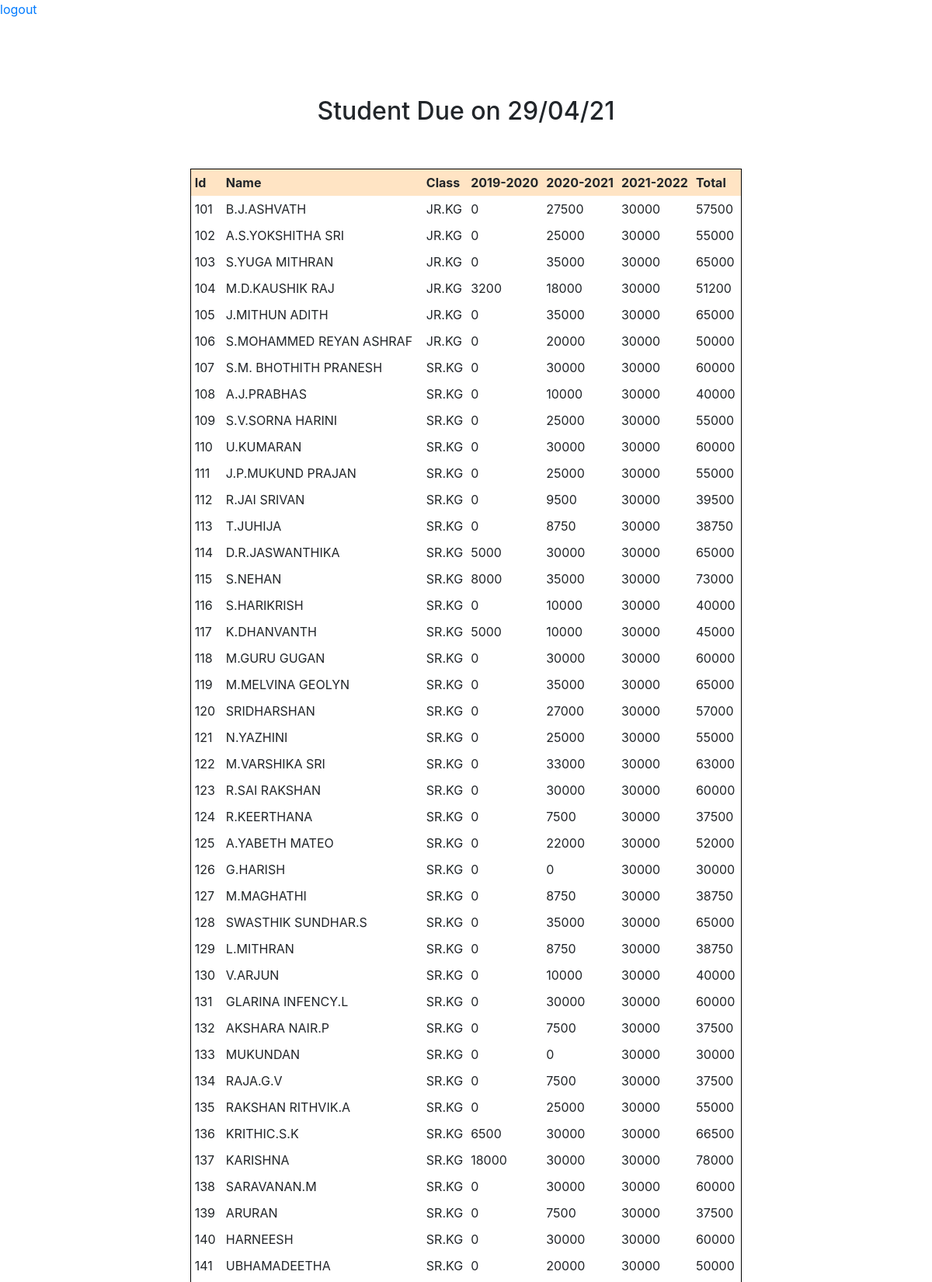
Page /student_due_on_till_date/ (upper part) on the committed database.
### core/models.py (models this page shows, shortened)
class BaseModel(models.Model):
    status = models.BooleanField(default=True)
    delete = models.BooleanField(default=False)
    created = models.DateTimeField(auto_now_add=True)
    updated = models.DateTimeField(auto_now=True)
    class Meta:
        abstract = True

class Student(BaseModel):
    student_id = models.CharField(max_length=100)
    name = models.CharField(max_length=100)
    standard = models.ForeignKey(Class, on_delete=models.CASCADE, related_name='student_class_name')
    phone = models.CharField(max_length=25, blank=True, null=True)

class Class(BaseModel):
    name = models.CharField(max_length=100)
    code = models.CharField(max_length=100)

### core/views.py (the view)
# urls.py: path('student_due_on_till_date/', views.StudentDueOnTillDate.as_view()),
class StudentDueOnTillDate(APIView):
    def get(self, request):
        data = []
        student = Student.objects.filter(status=True, delete=False)
        year = Year.objects.filter(status=True, delete=False)
        for stud in student:
            lis = []
            lis.append(stud.student_id)
            lis.append(stud.name)
            lis.append(stud.standard.name)
            today = date.today()
            yesterday = today - timedelta(days=1)
            for yr in year:
                due = DueAmount.objects.filter(student__pk=stud.pk, year__pk=yr.pk, status=True, delete=False)
                due_amount = due.aggregate(total_class_due=Coalesce(Sum('amount'), 0))
                year_wise_amount = due_amount['total_class_due']
                print('due_amount - {}'.format(due_amount['total_class_due']))
                year_paid_amount = YearPaidAmount.objects.filter(student__pk=stud.pk, year__pk=yr.pk, date__date=today, status=True, delete=False)
                final_amount = year_paid_amount.aggregate(total_year_wise_due=Coalesce(Sum('amount'), 0))
                amount = year_wise_amount + final_amount['total_year_wise_due']
                lis.append(amount)
            due_total = DueAmount.objects.filter(student__pk=stud.pk, status=True, delete=False)
            due_total_amount = due_total.aggregate(student_total_due=Coalesce(Sum('amount'), 0))
            year_wise_data = YearPaidAmount.objects.filter(student__pk=stud.pk, date__date=today,  status=True, delete=False)
            student_year_wise_total_amount = year_wise_data.aggregate(student_total_year_wise_due=Coalesce(Sum('amount'), 0))
            student_total_due_amount = due_total_amount['student_total_due'] + student_year_wise_total_amount['student_total_year_wise_due']
            lis.append(student_total_due_amount)
            data.append(lis)
        return render(request, 'student_due_on_yesterday.html', {'data': data, 'yesterday':yesterday.strftime("%d/%m/%y")})

### core/templates/student_due_on_yesterday.html (shortened to what this page needs)
<!DOCTYPE html>
<html lang="en">
<head>
    <link rel="stylesheet" href="https://cdn.jsdelivr.net/npm/bootstrap@4.6.0/dist/css/bootstrap.min.css">
</head>
<body>
<a href="/">logout</a>
<center>
    <div style="margin-top: 100px">
    <h2>Student Due on {{ yesterday }}</h2><br><br>
        <table style="outline: 1px solid black">
            <thead style="background-color: bisque">
                <th>Id</th>
                <th>Name</th>
                <th>Class</th>
                <th>2019-2020</th>
                <th>2020-2021</th>
                <th>2021-2022</th>
                <th>Total</th>
            </thead>
            <tbody>
            {% for lis in data %}
            <tr>
                    {% for i in lis %}
                        <td>{{ i }}</td>
                    {% endfor %}
            </tr>
            {% endfor %}
            </tbody>
        </table>
    </div>
</center>
</body>
</html>

### core/templates/student_due_on_yesterday.html (style rules this page uses)
td, th { padding: 5px; }

### rows in the picture
Student: lis "101" "B.J.ASHVATH"
Class: lis "JR.KG" "JR.KG" "JR.KG" "JR.KG" "JR.KG" "JR.KG"
Student: lis "102" "A.S.YOKSHITHA SRI"
Student: lis "103" "S.YUGA MITHRAN"
Student: lis "104" "M.D.KAUSHIK RAJ"
Student: lis "105" "J.MITHUN ADITH"
Student: lis "106" "S.MOHAMMED REYAN ASHRAF"
Student: lis "107" "S.M. BHOTHITH PRANESH"
Class: lis "SR.KG" "SR.KG" "SR.KG" "SR.KG" "SR.KG" "SR.KG" "SR.KG" "SR.KG" "SR.KG" "SR.KG" "SR.KG" "SR.KG" "SR.KG" "SR.KG" "SR.KG" "SR.KG" "SR.KG" "SR.KG" "SR.KG" "SR.KG" "SR.KG" "SR.KG" "SR.KG" "SR.KG" "SR.KG" "SR.KG" "SR.KG" "SR.KG" "SR.KG" "SR.KG" "SR.KG" "SR.KG" "SR.KG" "SR.KG" "SR.KG"
Student: lis "108" "A.J.PRABHAS"
Student: lis "109" "S.V.SORNA HARINI"
Student: lis "110" "U.KUMARAN"
Student: lis "111" "J.P.MUKUND PRAJAN"
Student: lis "112" "R.JAI SRIVAN"
Student: lis "113" "T.JUHIJA"
Student: lis "114" "D.R.JASWANTHIKA"
Student: lis "115" "S.NEHAN"
Student: lis "116" "S.HARIKRISH"
Student: lis "117" "K.DHANVANTH"
Student: lis "118" "M.GURU GUGAN"
Student: lis "119" "M.MELVINA GEOLYN"
Student: lis "120" "SRIDHARSHAN"
Student: lis "121" "N.YAZHINI"
Student: lis "122" "M.VARSHIKA SRI"
Student: lis "123" "R.SAI RAKSHAN"
Student: lis "124" "R.KEERTHANA"
Student: lis "125" "A.YABETH MATEO"
Student: lis "126" "G.HARISH"
Student: lis "127" "M.MAGHATHI"
Student: lis "128" "SWASTHIK SUNDHAR.S"
Student: lis "129" "L.MITHRAN"
Student: lis "130" "V.ARJUN"
Student: lis "131" "GLARINA INFENCY.L"
Student: lis "132" "AKSHARA NAIR.P"
Student: lis "133" "MUKUNDAN"
Student: lis "134" "RAJA.G.V"
Student: lis "135" "RAKSHAN RITHVIK.A"
Student: lis "136" "KRITHIC.S.K"
Student: lis "137" "KARISHNA"
Student: lis "138" "SARAVANAN.M"
Student: lis "139" "ARURAN"
Student: lis "140" "HARNEESH"
Student: lis "141" "UBHAMADEETHA"

### other values in the picture
{{ yesterday }} "29/04/21"
{{ i }} "0" "27500" "30000" "57500" "0" "25000" "30000" "55000" "0" "35000" "30000" "65000" "3200" "18000" "30000" "51200" "0" "35000" "30000" "65000" "0" "20000" "30000" "50000" "0" "30000" "30000" "60000" "0" "10000" "30000" "40000" "0" "25000" "30000" "55000" "0" "30000" "30000" "60000" "0" "25000" "30000" "55000" "0" "9500" "30000" "39500" "0" "8750" "30000" "38750" "5000" "30000" "30000" "65000" "8000" "35000" "30000" "73000" "0" "10000" "30000" "40000" "5000" "10000" "30000" "45000" "0" "30000" "30000" "60000" "0" "35000" "30000" "65000" "0" "27000" "30000" "57000" "0" "25000" "30000" "55000" "0" "33000" "30000" "63000" "0" "30000" "30000" "60000" "0" "7500" "30000" "37500" "0" "22000" "30000" "52000" "0" "0" "30000" "30000" "0" "8750" "30000" "38750" "0" "35000" "30000" "65000" "0" "8750" "30000" "38750" "0" "10000" "30000" "40000" "0" "30000" "30000" "60000" "0" "7500" "30000" "37500" "0" "0" "30000" "30000" "0" "7500" "30000" "37500" "0" "25000" "30000" "55000" "6500" "30000" "30000" "66500" "18000" "30000" "30000" "78000" "0" "30000" "30000" "60000" "0" "7500" "30000" "37500" "0" "30000" "30000" "60000" "0" "20000" "30000" "50000"
